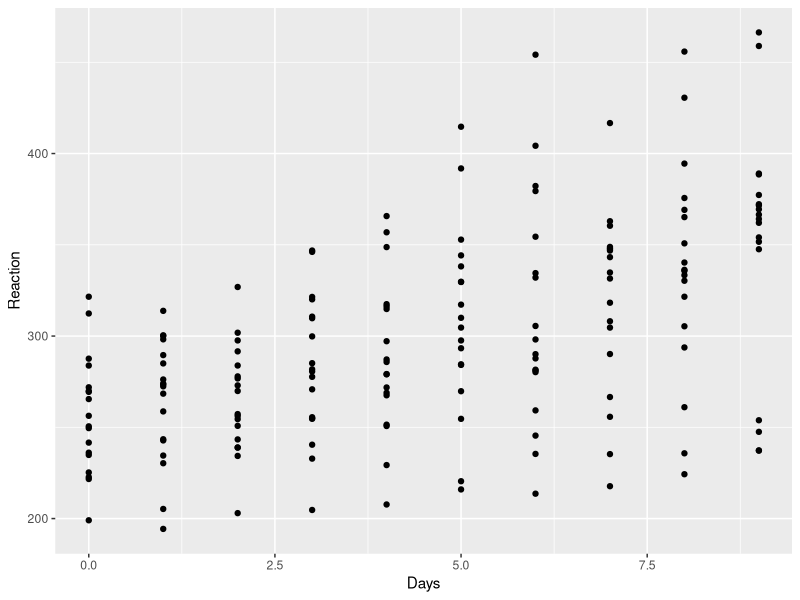
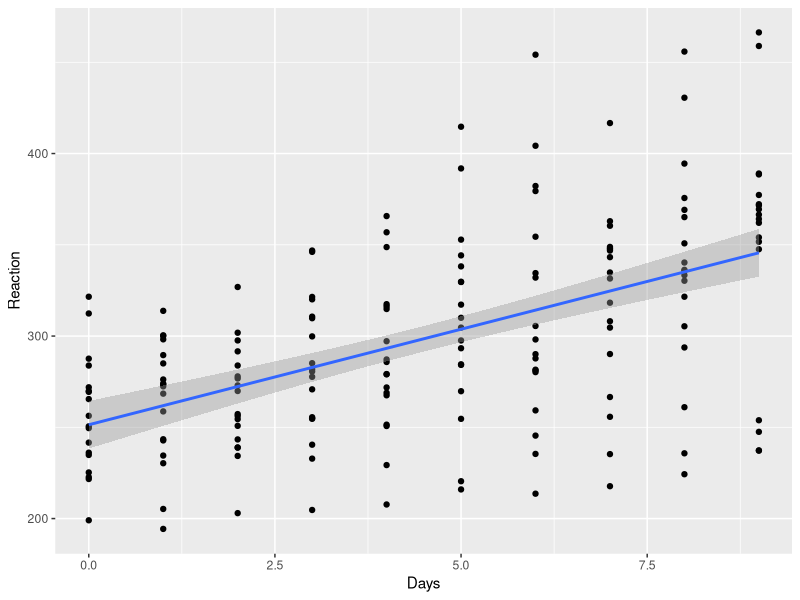
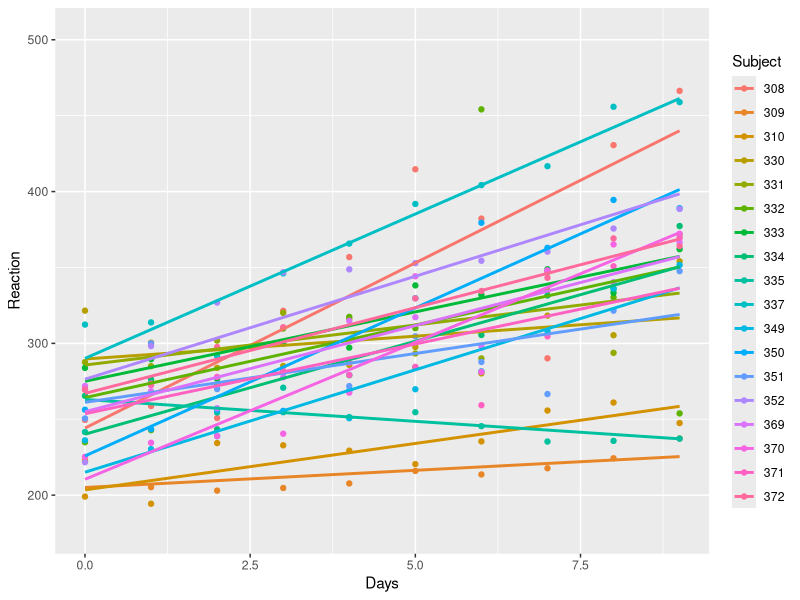

The R source for these figures, in order:
## ---- chunk 1
knitr::opts_chunk$set(echo = TRUE)
## ---- chunk 2
data("sleepstudy", package="lme4")
summary(sleepstudy)

## ---- chunk 3
library(ggplot2)
p=ggplot(sleepstudy, aes(x = Days, y = Reaction)) + geom_point()

p

p+geom_smooth(method=lm)

mod <- lm(Reaction ~ Days, sleepstudy)
summary(mod) 

## ---- chunk 4
library(ggplot2)
p=ggplot(sleepstudy, aes(x = Days, y = Reaction, colour = Subject, group = Subject)) + geom_point()  +geom_smooth(method = lm,alpha=.00)
p


library(lmerTest)
mod <- lmer(Reaction ~ 1+Days + (1+Days | Subject), data=sleepstudy)
summary(mod) 
